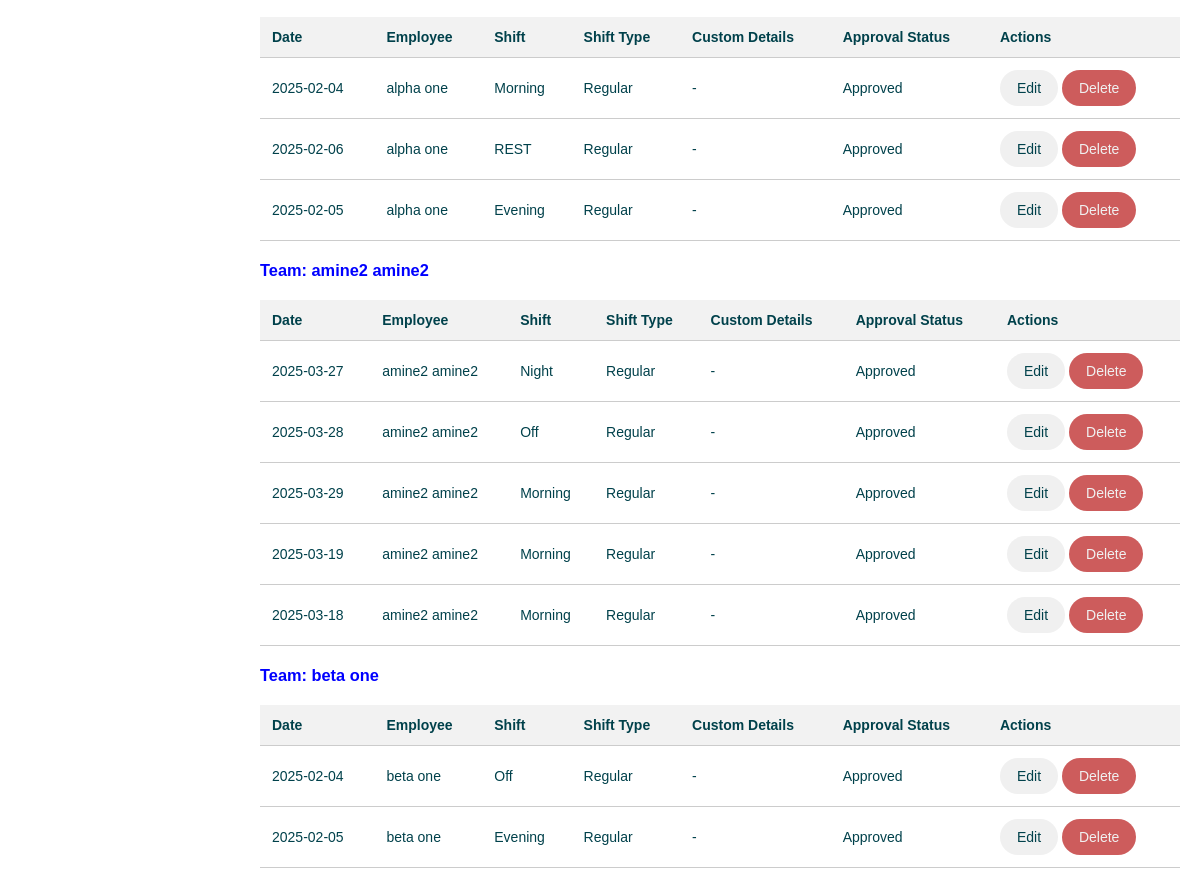
Page /employee_shifts/ (signed in, lower part) on the earlier database version.
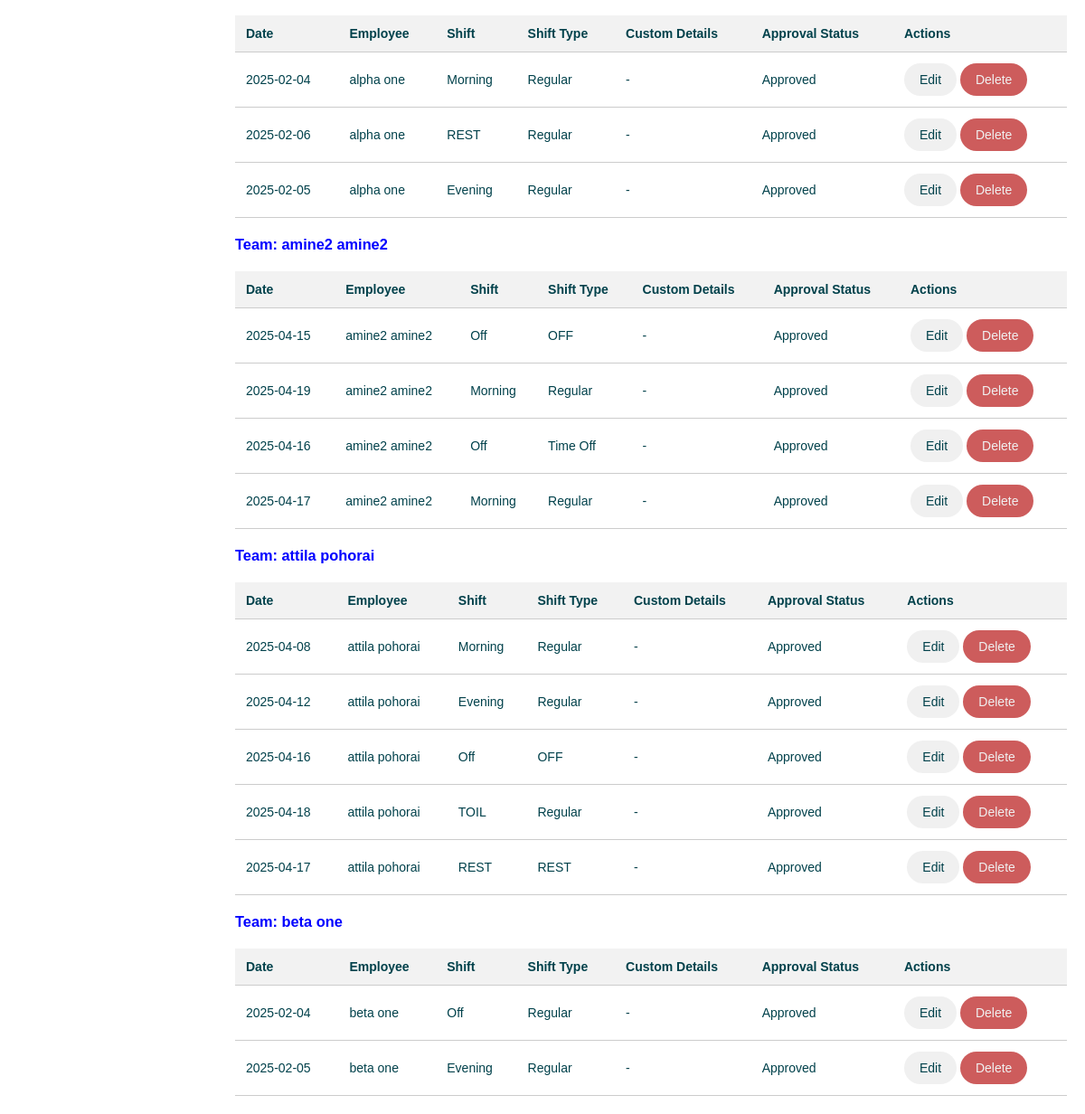
Same page on the later database version.
### tables this page shows
CREATE TABLE employee_shift (
                id INTEGER PRIMARY KEY AUTOINCREMENT,
                employee_id INTEGER NOT NULL,
                shift_id INTEGER NOT NULL,
                date DATE NOT NULL,
                actual_start_time TIME,
                actual_end_time TIME,
                overtime_hours TEXT DEFAULT '00:00',
                request_status TEXT DEFAULT 'NONE', start_time TEXT DEFAULT '00:00', end_time TEXT DEFAULT '00:00', shift_type TEXT DEFAULT 'Regular', custom_details TEXT DEFAULT NULL, approval_status TEXT DEFAULT 'Approved',
                FOREIGN KEY (employee_id) REFERENCES "employees_old"(id),
                FOREIGN KEY (shift_id) REFERENCES shifts(id)
            );

CREATE TABLE "shifts" (
            id INTEGER PRIMARY KEY AUTOINCREMENT,
            name TEXT NOT NULL,
            start_time TEXT,
            end_time TEXT,
            bg_color TEXT NOT NULL,
            text_color TEXT DEFAULT '#000000',
            is_active BOOLEAN NOT NULL DEFAULT 1
        );

### app/routes/employee_shift.py (the view)
@employee_shift_bp.route('/')
@login_required
def index():
    employee_shifts = employee_shift_service.get_all_employee_shifts()
    employees = employee_service.get_all_employees()
    shifts = shift_service.get_all_active_shifts()
    for team, shift_list in employee_shifts['shifts_by_team'].items():
        for shift in shift_list:
            print(f"DEBUG: Employee: {shift['employee_name']}, Date: {shift['employee_shift']['date']}, Start: {shift['employee_shift']['start_time']}, End: {shift['employee_shift']['end_time']}")
    return render_template('employee_shifts/employee_shifts.html',
                           employee_shifts=employee_shifts,
                           employees=employees,
                           shifts=shifts,
                           active='employee_shifts')

### app/database/db.py (called while the page is built)
def get_db():
    db = sqlite3.connect(Config.DATABASE)
    db.row_factory = sqlite3.Row
    return db

### app/models/employee.py (called while the page is built)
    @property
    def fullname(self):
        return f'{self.first} {self.last}'

### app/models/user.py (called while the page is built)
    @property
    def is_authenticated(self):
        return True

    def is_manager(self):
        return self.role == 'manager'

### app/services/employee_service.py (called while the page is built)
def get_all_employees():
    db = get_db()
    try:
        rows = db.execute('SELECT * FROM employees').fetchall()
        return [Employee(row['first_name'], row['last_name'], row['team'], row['id']) for row in rows]
    except Exception as e:
        print(f"Error fetching employees: {e}")
        return []
    finally:
        db.close()

### app/services/shift_service.py (called while the page is built)
def get_all_active_shifts():
    db = get_db()
    try:
        rows = db.execute('SELECT * FROM shifts WHERE is_active = 1').fetchall()
        return [Shift(row['name'], row['bg_color'], row['text_color'], row['start_time'], row['end_time'],
                      row['id'], row['is_active']) for row in rows]
    except Exception as e:
        print(f"Error fetching active shifts: {e}")
        return []
    finally:
        db.close()

### app/services/user_service.py (called while the page is built)
def get_user_by_id(user_id):
    db = get_db()
    try:
        row = db.execute('SELECT * FROM users WHERE id = ?', (user_id, )).fetchone()
        if row:
            print(f"User data: id={row[0]}, username={row[1]}, employee_id={row[3]}, is_active={row[4]}, role={row[5]}")
            return User(row[0], row[1], row[2], row[3], row[4], row[5])
    except Exception as e:
        print("get_user_by_id: User not found")
        return False
    finally:
        db.close()

### app/templates/employee_shifts/employee_shifts.html (shortened to what this page needs)
{% extends 'layout.html' %}
{% block content %}
{% if employee_shifts.shifts_by_team %}
    {% for team, shifts in employee_shifts.shifts_by_team.items() %}
        {% if shifts %}
            <h3 style="color: blue; margin-top: 20px;">Team: {{ team }}</h3>
            <table>
                <thead>
                    <tr>
                        <th>Date</th>
                        <th>Employee</th>
                        <th>Shift</th>
                        <th>Shift Type</th>
                        <th>Custom Details</th>
                        <th>Approval Status</th>
                        <th>Actions</th>
                    </tr>
                </thead>
                <tbody>
                    {% for data in shifts %}
                        <tr>
                            <td>{{ data.employee_shift.date }}</td>
                            <td>{{ data.employee_name }}</td>
                            <td>{{ data.shift_name }}</td>
                            <td>{{ data.employee_shift.shift_type }}</td>
                            <td>
                                {% if data.employee_shift.custom_details %}
                                    {{ data.employee_shift.custom_details }}
                                {% else %}
                                    -
                                {% endif %}
                            </td>
                            <td>
                                {% if data.employee_shift.shift_type == 'Time Off' and data.employee_shift.approval_status == 'Pending' %}
                                    <form action="{{ url_for('employee_shift.approve_request', id=data.employee_shift.id) }}" method="post" style="display:inline;">
                                        <button type="submit" class="btn btn-success">Approve</button>
                                    </form>
                                    <form action="{{ url_for('employee_shift.reject_request', id=data.employee_shift.id) }}" method="post" style="display:inline;">
                                        <button type="submit" class="btn btn-danger">Reject</button>
                                    </form>
                                {% else %}
                                    {{ data.employee_shift.approval_status }}
                                {% endif %}
                            </td>
                            <td>
                                <a href="{{ url_for('employee_shift.edit_assignment', id=data.employee_shift.id) }}" class="edit-button">Edit</a>
                                <a href="{{ url_for('employee_shift.delete_assignment', id=data.employee_shift.id) }}" class="delete-button"
                                onclick="return confirm('Are you sure you want to delete this shift?');">Delete</a>
                            </td>
                        </tr>
                    {% endfor %}
                </tbody>
            </table>
        {% endif %}
    {% endfor %}
{% else %}
    <p>No shift data available.</p>
{% endif %}
{% endblock %}

### app/templates/layout.html (shortened to what this page needs)
<!DOCTYPE html>
<html lang="en">
<head>
    <link rel="stylesheet" href="{{ url_for('static', filename='css/styles.css') }}">
</head>
<body>
    <div class="container">
        <div class="content">
            {% block content %}{% endblock %}
        </div>
    </div>
</body>
</html>

### app/static/css/styles.css (style rules this page uses)
body { font-family: 'Arial', sans-serif; margin: 0; padding: 0; background-color: #ffffff; color: #00414B; }
h1, h2, h3, p { color: #00414B; }
.container { display: flex; min-height: 100vh; width: 100%; }
.content { flex-grow: 1; padding: 20px; margin-top: 20px; overflow-x: auto; }

### app/static/css/button.css (style rules this page uses)
form button, .delete-button, .cancel-button, .edit-button, .logout-button, .yellow-button, .blue-button { border-radius: 25px; border: none; cursor: pointer; text-decoration: none; display: inline-block; }
.delete-button { background-color: indianred; color: #f0f0f0; }
.cancel-button, .edit-button, .logout-button { background-color: #f0f0f0; color: #00414B; margin-left: 10px; }
.edit-button { margin-left: 0px; }

### app/static/css/table.css (style rules this page uses)
table { width: 100%; border-collapse: separate; margin-top: 20px; border-spacing: 0; border-radius: 100px; }
th { background-color: #f2f2f2; color: #00414B; }

### app/static/css/media.css (style rules this page uses)
@media screen and (min-width: 1024px) and (max-width: 1366px) { body, form button { font-size: 14px; } }
@media screen and (min-width: 1024px) and (max-width: 1366px) { form button, .delete-button, .cancel-button, .edit-button, .logout-button, .yellow-button, .blue-button { padding: 10px 17px; } }

Differences in the rows shown:
removed employee_shift: employee_shift "2025-03-27", employee_name "amine2 amine2", shift_name "Night", employee_shift.shift_type "Regular", employee_shift.approval_status "Approved"
removed employee_shift: employee_shift "2025-03-28", employee_name "amine2 amine2", shift_name "Off", employee_shift.shift_type "Regular", employee_shift.approval_status "Approved"
removed employee_shift: employee_shift "2025-03-29", employee_name "amine2 amine2", shift_name "Morning", employee_shift.shift_type "Regular", employee_shift.approval_status "Approved"
removed employee_shift: employee_shift "2025-03-19", employee_name "amine2 amine2", shift_name "Morning", employee_shift.shift_type "Regular", employee_shift.approval_status "Approved"
removed employee_shift: employee_shift "2025-03-18", employee_name "amine2 amine2", shift_name "Morning", employee_shift.shift_type "Regular", employee_shift.approval_status "Approved"
added employee_shift: employee_shift "2025-04-15", employee_name "amine2 amine2", shift_name "Off", employee_shift.shift_type "OFF", employee_shift.approval_status "Approved"
added employee_shift: employee_shift "2025-04-19", employee_name "amine2 amine2", shift_name "Morning", employee_shift.shift_type "Regular", employee_shift.approval_status "Approved"
added employee_shift: employee_shift "2025-04-16", employee_name "amine2 amine2", shift_name "Off", employee_shift.shift_type "Time Off", employee_shift.approval_status "Approved"
added employee_shift: employee_shift "2025-04-17", employee_name "amine2 amine2", shift_name "Morning", employee_shift.shift_type "Regular", employee_shift.approval_status "Approved"
added employee_shift: employee_shift "2025-04-08", employee_name "attila pohorai", shift_name "Morning", employee_shift.shift_type "Regular", employee_shift.approval_status "Approved"
added employee_shift: employee_shift "2025-04-12", employee_name "attila pohorai", shift_name "Evening", employee_shift.shift_type "Regular", employee_shift.approval_status "Approved"
added employee_shift: employee_shift "2025-04-16", employee_name "attila pohorai", shift_name "Off", employee_shift.shift_type "OFF", employee_shift.approval_status "Approved"
added employee_shift: employee_shift "2025-04-18", employee_name "attila pohorai", shift_name "TOIL", employee_shift.shift_type "Regular", employee_shift.approval_status "Approved"
added employee_shift: employee_shift "2025-04-17", employee_name "attila pohorai", shift_name "REST", employee_shift.shift_type "REST", employee_shift.approval_status "Approved"
Other differences:
new list line: "Team: attila pohorai Date Employee Shift Shift Type Custom Details Approval Status Actions"
